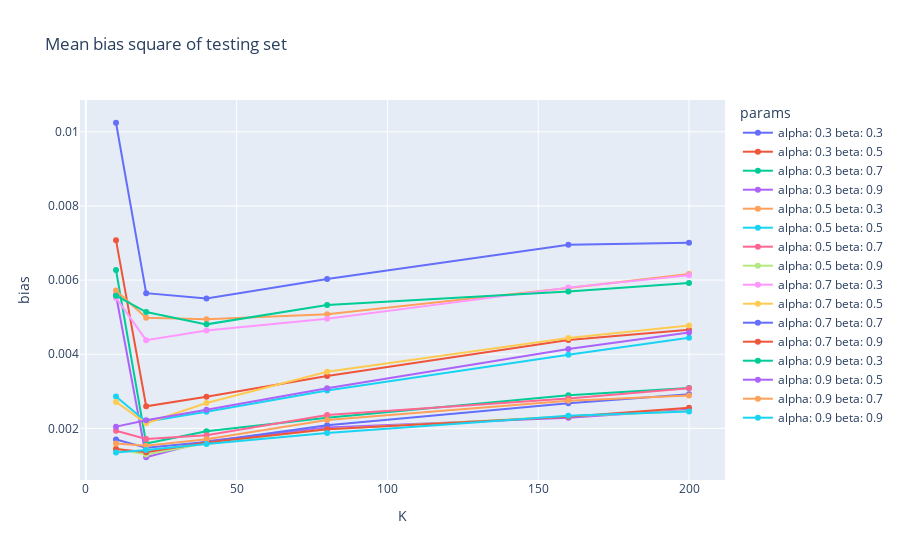

Notebook source saved alongside this figure:
### Code cell
fig = px.line(df, x="K", y="bias", color="params", title="Mean bias square of testing set")
fig.update_traces(mode="markers+lines")

fig.show()

### Figure 1 — Plotly figure (JSON) as saved in the notebook; plotly's stock layout.template omitted (floating-point values rounded to 4 significant figures)
{"data": [{"hovertemplate": "params=alpha: 0.3 beta: 0.3<br>K=%{x}<br>bias=%{y}<extra></extra>", "legendgroup": "alpha: 0.3 beta: 0.3", "line": {"color": "#636efa", "dash": "solid"}, "marker": {"symbol": "circle"}, "mode": "markers+lines", "name": "alpha: 0.3 beta: 0.3", "orientation": "v", "showlegend": true, "type": "scatter", "x": [10, 20, 40, 80, 160, 200], "xaxis": "x", "y": [0.01024, 0.005648, 0.0055, 0.00603, 0.006953, 0.007006], "yaxis": "y"}, {"hovertemplate": "params=alpha: 0.3 beta: 0.5<br>K=%{x}<br>bias=%{y}<extra></extra>", "legendgroup": "alpha: 0.3 beta: 0.5", "line": {"color": "#EF553B", "dash": "solid"}, "marker": {"symbol": "circle"}, "mode": "markers+lines", "name": "alpha: 0.3 beta: 0.5", "orientation": "v", "showlegend": true, "type": "scatter", "x": [10, 20, 40, 80, 160, 200], "xaxis": "x", "y": [0.007077, 0.002595, 0.002854, 0.003415, 0.004382, 0.004658], "yaxis": "y"}, {"hovertemplate": "params=alpha: 0.3 beta: 0.7<br>K=%{x}<br>bias=%{y}<extra></extra>", "legendgroup": "alpha: 0.3 beta: 0.7", "line": {"color": "#00cc96", "dash": "solid"}, "marker": {"symbol": "circle"}, "mode": "markers+lines", "name": "alpha: 0.3 beta: 0.7", "orientation": "v", "showlegend": true, "type": "scatter", "x": [10, 20, 40, 80, 160, 200], "xaxis": "x", "y": [0.006273, 0.001592, 0.001919, 0.002285, 0.002891, 0.003091], "yaxis": "y"}, {"hovertemplate": "params=alpha: 0.3 beta: 0.9<br>K=%{x}<br>bias=%{y}<extra></extra>", "legendgroup": "alpha: 0.3 beta: 0.9", "line": {"color": "#ab63fa", "dash": "solid"}, "marker": {"symbol": "circle"}, "mode": "markers+lines", "name": "alpha: 0.3 beta: 0.9", "orientation": "v", "showlegend": true, "type": "scatter", "x": [10, 20, 40, 80, 160, 200], "xaxis": "x", "y": [0.005599, 0.00122, 0.001652, 0.002024, 0.002286, 0.002503], "yaxis": "y"}, {"hovertemplate": "params=alpha: 0.5 beta: 0.3<br>K=%{x}<br>bias=%{y}<extra></extra>", "legendgroup": "alpha: 0.5 beta: 0.3", "line": {"color": "#FFA15A", "dash": "solid"}, "marker": {"symbol": "circle"}, "mode": "markers+lines", "name": "alpha: 0.5 beta: 0.3", "orientation": "v", "showlegend": true, "type": "scatter", "x": [10, 20, 40, 80, 160, 200], "xaxis": "x", "y": [0.005717, 0.004984, 0.004946, 0.005078, 0.005784, 0.006165], "yaxis": "y"}, {"hovertemplate": "params=alpha: 0.5 beta: 0.5<br>K=%{x}<br>bias=%{y}<extra></extra>", "legendgroup": "alpha: 0.5 beta: 0.5", "line": {"color": "#19d3f3", "dash": "solid"}, "marker": {"symbol": "circle"}, "mode": "markers+lines", "name": "alpha: 0.5 beta: 0.5", "orientation": "v", "showlegend": true, "type": "scatter", "x": [10, 20, 40, 80, 160, 200], "xaxis": "x", "y": [0.002861, 0.002176, 0.002446, 0.003019, 0.003986, 0.004444], "yaxis": "y"}, {"hovertemplate": "params=alpha: 0.5 beta: 0.7<br>K=%{x}<br>bias=%{y}<extra></extra>", "legendgroup": "alpha: 0.5 beta: 0.7", "line": {"color": "#FF6692", "dash": "solid"}, "marker": {"symbol": "circle"}, "mode": "markers+lines", "name": "alpha: 0.5 beta: 0.7", "orientation": "v", "showlegend": true, "type": "scatter", "x": [10, 20, 40, 80, 160, 200], "xaxis": "x", "y": [0.001934, 0.00171, 0.001814, 0.002361, 0.002806, 0.003085], "yaxis": "y"}, {"hovertemplate": "params=alpha: 0.5 beta: 0.9<br>K=%{x}<br>bias=%{y}<extra></extra>", "legendgroup": "alpha: 0.5 beta: 0.9", "line": {"color": "#B6E880", "dash": "solid"}, "marker": {"symbol": "circle"}, "mode": "markers+lines", "name": "alpha: 0.5 beta: 0.9", "orientation": "v", "showlegend": true, "type": "scatter", "x": [10, 20, 40, 80, 160, 200], "xaxis": "x", "y": [0.001451, 0.001297, 0.001595, 0.001978, 0.002326, 0.002471], "yaxis": "y"}, {"hovertemplate": "params=alpha: 0.7 beta: 0.3<br>K=%{x}<br>bias=%{y}<extra></extra>", "legendgroup": "alpha: 0.7 beta: 0.3", "line": {"color": "#FF97FF", "dash": "solid"}, "marker": {"symbol": "circle"}, "mode": "markers+lines", "name": "alpha: 0.7 beta: 0.3", "orientation": "v", "showlegend": true, "type": "scatter", "x": [10, 20, 40, 80, 160, 200], "xaxis": "x", "y": [0.00552, 0.004379, 0.004642, 0.004958, 0.005796, 0.006129], "yaxis": "y"}, {"hovertemplate": "params=alpha: 0.7 beta: 0.5<br>K=%{x}<br>bias=%{y}<extra></extra>", "legendgroup": "alpha: 0.7 beta: 0.5", "line": {"color": "#FECB52", "dash": "solid"}, "marker": {"symbol": "circle"}, "mode": "markers+lines", "name": "alpha: 0.7 beta: 0.5", "orientation": "v", "showlegend": true, "type": "scatter", "x": [10, 20, 40, 80, 160, 200], "xaxis": "x", "y": [0.002714, 0.002136, 0.002682, 0.003527, 0.004436, 0.004776], "yaxis": "y"}, {"hovertemplate": "params=alpha: 0.7 beta: 0.7<br>K=%{x}<br>bias=%{y}<extra></extra>", "legendgroup": "alpha: 0.7 beta: 0.7", "line": {"color": "#636efa", "dash": "solid"}, "marker": {"symbol": "circle"}, "mode": "markers+lines", "name": "alpha: 0.7 beta: 0.7", "orientation": "v", "showlegend": true, "type": "scatter", "x": [10, 20, 40, 80, 160, 200], "xaxis": "x", "y": [0.0017, 0.001476, 0.001629, 0.002081, 0.002679, 0.002921], "yaxis": "y"}, {"hovertemplate": "params=alpha: 0.7 beta: 0.9<br>K=%{x}<br>bias=%{y}<extra></extra>", "legendgroup": "alpha: 0.7 beta: 0.9", "line": {"color": "#EF553B", "dash": "solid"}, "marker": {"symbol": "circle"}, "mode": "markers+lines", "name": "alpha: 0.7 beta: 0.9", "orientation": "v", "showlegend": true, "type": "scatter", "x": [10, 20, 40, 80, 160, 200], "xaxis": "x", "y": [0.001444, 0.001357, 0.001621, 0.001978, 0.002311, 0.002558], "yaxis": "y"}, {"hovertemplate": "params=alpha: 0.9 beta: 0.3<br>K=%{x}<br>bias=%{y}<extra></extra>", "legendgroup": "alpha: 0.9 beta: 0.3", "line": {"color": "#00cc96", "dash": "solid"}, "marker": {"symbol": "circle"}, "mode": "markers+lines", "name": "alpha: 0.9 beta: 0.3", "orientation": "v", "showlegend": true, "type": "scatter", "x": [10, 20, 40, 80, 160, 200], "xaxis": "x", "y": [0.00558, 0.005138, 0.004805, 0.005329, 0.005691, 0.005921], "yaxis": "y"}, {"hovertemplate": "params=alpha: 0.9 beta: 0.5<br>K=%{x}<br>bias=%{y}<extra></extra>", "legendgroup": "alpha: 0.9 beta: 0.5", "line": {"color": "#ab63fa", "dash": "solid"}, "marker": {"symbol": "circle"}, "mode": "markers+lines", "name": "alpha: 0.9 beta: 0.5", "orientation": "v", "showlegend": true, "type": "scatter", "x": [10, 20, 40, 80, 160, 200], "xaxis": "x", "y": [0.002046, 0.002216, 0.0025, 0.003082, 0.004139, 0.004585], "yaxis": "y"}, {"hovertemplate": "params=alpha: 0.9 beta: 0.7<br>K=%{x}<br>bias=%{y}<extra></extra>", "legendgroup": "alpha: 0.9 beta: 0.7", "line": {"color": "#FFA15A", "dash": "solid"}, "marker": {"symbol": "circle"}, "mode": "markers+lines", "name": "alpha: 0.9 beta: 0.7", "orientation": "v", "showlegend": true, "type": "scatter", "x": [10, 20, 40, 80, 160, 200], "xaxis": "x", "y": [0.00159, 0.00153, 0.001706, 0.002226, 0.002747, 0.002884], "yaxis": "y"}, {"hovertemplate": "params=alpha: 0.9 beta: 0.9<br>K=%{x}<br>bias=%{y}<extra></extra>", "legendgroup": "alpha: 0.9 beta: 0.9", "line": {"color": "#19d3f3", "dash": "solid"}, "marker": {"symbol": "circle"}, "mode": "markers+lines", "name": "alpha: 0.9 beta: 0.9", "orientation": "v", "showlegend": true, "type": "scatter", "x": [10, 20, 40, 80, 160, 200], "xaxis": "x", "y": [0.001346, 0.001415, 0.001578, 0.001873, 0.00234, 0.002456], "yaxis": "y"}], "layout": {"legend": {"title": {"text": "params"}, "tracegroupgap": 0}, "title": {"text": "Mean bias square of testing set"}, "xaxis": {"anchor": "y", "domain": [0, 1], "title": {"text": "K"}}, "yaxis": {"anchor": "x", "domain": [0, 1], "title": {"text": "bias"}}}}
